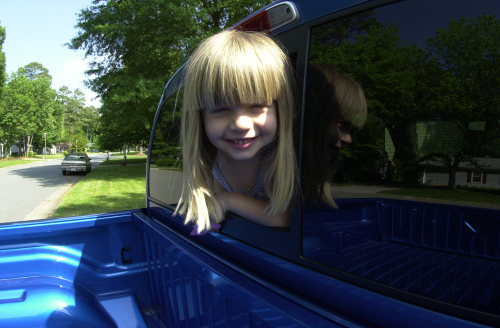
#> input picture img/girl.ppm, 500 x 328 px
$ python '_直方图均衡化.py'
#> lines starting #> are read from the running program, lines starting #| are printed output that depends on the picture
import cv2
import matplotlib.pyplot as plt
import numpy as np
import math

# 获得灰度直方图
def calcGrayHist(image):
    # 获取灰度图像的高、宽
    h, w = image.shape[:2]
    # 存储灰度直方图
    grayHist = np.zeros([256], np.uint64)
    for r in range(h):
        for c in range(w):
            grayHist[image[r][c]] += 1
    return grayHist

def equalHist(image):
    # 灰度图像矩阵的高、宽
    rows, cols = image.shape
    # 第一步：计算灰度直方图
    grayHist = calcGrayHist(image)
    # 第二步，计算累加灰度直方图
    zeroCumuMoment = np.zeros([256], np.uint32)
    for p in range(256):
        if p == 0:
            zeroCumuMoment[p] = grayHist[0]
        else:
            zeroCumuMoment[p] = zeroCumuMoment[p - 1] + grayHist[p]
    # 第三步：根据累加灰度直方图得到输入灰度级和输出灰度级之间的映射关系
    output_q = np.zeros([256], np.uint8)
    cofficient = 256.0 / (rows * cols)
    for p in range(256):
        q = cofficient * float(zeroCumuMoment[p]) - 1
        if q >= 0:
            output_q[p] = math.floor(q)
        else:
            output_q[p] = 0
    # 第四步：得到直方图均衡化后的图像
    equalHistImage = np.zeros(image.shape, np.uint8)
    for r in range(rows):
        for c in range(cols):
            equalHistImage[r][c] = output_q[image[r][c]]
    return equalHistImage


if __name__ == "__main__":
    image = cv2.imread('img/girl.ppm', cv2.IMREAD_GRAYSCALE)
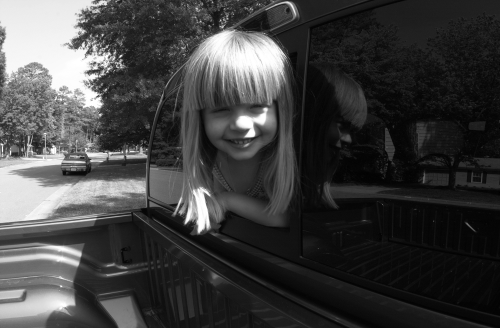
#> image: shape (328, 500); min 0, max 255, mean 63.9
    grayHist = calcGrayHist(image)
#> grayHist = 256 values, max 4538 at index 8, min 1 at index 0, mean 640.6

    equalImage = equalHist(image)
#> after the loop in equalHist, `for p in range(256):`: zeroCumuMoment = 256 values from 1 to 164000
#> the loop in equalHist, `for p in range(256):` made 256 passes
#> q on passes 1 to 3: -0.998, -0.997, -0.973
#> after the loop in equalHist, `for p in range(256):`: output_q = 256 values from 0 to 255
#> after the loop in equalHist, `for r in range(rows):`:
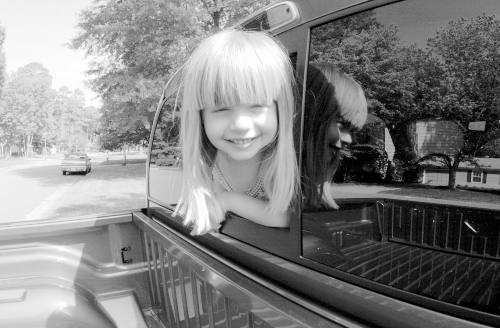
#> equalHistImage: shape (328, 500); min 0, max 255, mean 127.9
    equalGrayHist = calcGrayHist(equalImage)
#> equalGrayHist = 256 values, max 4538 at index 22, min 0 at index 1, mean 640.6

    # 画出灰度直方图
    x_range = range(256)
    plt.plot(x_range, grayHist, 'r', linewidth=2, c='black')
    # 设置坐标轴的范围
    y_maxValue = np.max(grayHist)
#> y_maxValue = 4538
    plt.axis([0, 255, 0, y_maxValue])
    # 设置坐标轴的标签
    plt.xlabel('gray Level')
    plt.ylabel('number of pixels')

    # x_range = range(256)
    plt.plot(x_range, equalGrayHist, 'r', linewidth=2, c='black')
    new_Y_maxValue = np.max(equalGrayHist)
#> new_Y_maxValue = 4538
    plt.axis([0, 255, 0, new_Y_maxValue])
    plt.xlabel('equal gray level')
    plt.ylabel('number of pixels')

    # 显示灰度直方图
    plt.show()
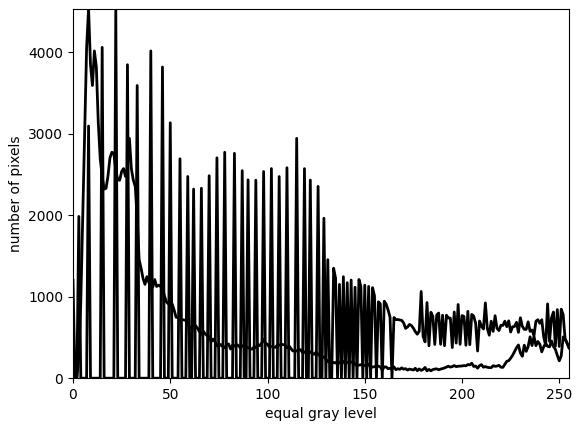
#> figure drawn by matplotlib, 1 panel; curve peaks at x = 8, y = 4538; curve peaks at x = 22, y = 4538

    cv2.imshow('image', image)
    cv2.imshow('equalImage', equalImage)
    cv2.waitKey(0)
